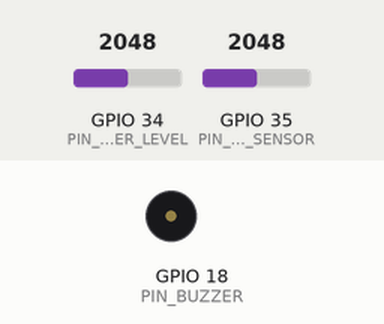
Simulated run of this sketch. Board: ESP32. On the bench: buzzer (waves = sounding, pin HIGH). Inputs (shaded band) come from the test bench; at power-on: GPIO 34 (PIN_WATER_LEVEL) = 2048, GPIO 35 (PIN_RAIN_SENSOR) = 2048. WiFi joins after 1.5 s; servers stay silent unless stated; web services answer with replies made up by the test bench; what the sketch prints to the serial monitor is not drawn.

Above: at 3.0 s.
3.1 s: GPIO 34 (PIN_WATER_LEVEL) set to 1671
At 5.0 s:
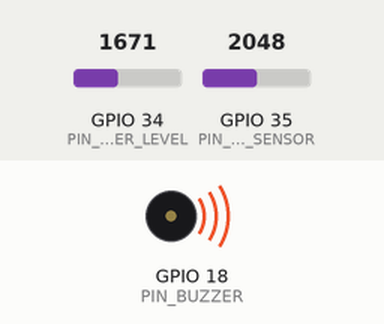
5.3 s: GPIO 35 (PIN_RAIN_SENSOR) set to 1671
9.3 s: GPIO 34 (PIN_WATER_LEVEL) set to 1751
13.3 s: GPIO 35 (PIN_RAIN_SENSOR) set to 1751
Timing chart, 0 to 16.3 s (numbered marks = the images above; inputs shaded):
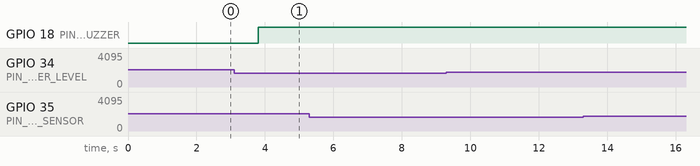

The sketch:

watersensor.ino
```cpp
/*
 * ==============================================================
 * PROJECT: FLOOD EARLY WARNING SYSTEM (FINAL FIXED)
 * ==============================================================
 */

#define BLYNK_TEMPLATE_ID "ID_TEMPLATE_BLYNK"
#define BLYNK_TEMPLATE_NAME "NAMA TEMPLATE BLYNK"
#define BLYNK_AUTH_TOKEN "AUTH TOKEN TEMPLATE BLYNK"
#define BLYNK_PRINT Serial

#include <WiFi.h>
#include <WiFiClientSecure.h>
#include <HTTPClient.h>
#include <BlynkSimpleEsp32.h>

// --------------------------------------------------------------
// KONFIGURASI
// --------------------------------------------------------------
String botToken = "BOT_TOKEN_TELEGRAM";
String chatID   = "ID_CHANNEL_TELEGRAM";

char ssid[] = "Nama Wifi";
char pass[] = "Password Wifi";

#define PIN_WATER_LEVEL 34
#define PIN_RAIN_SENSOR 35
#define PIN_BUZZER      18

#define V_PIN_WATER_PCT   V1
#define V_PIN_RAIN_RAW    V2
#define V_PIN_FLOOD_STAT  V5
#define V_PIN_RAIN_STAT   V6
#define V_PIN_SECURE_DATA V10

const int SENSOR_MAX_VALUE = 1711;
const int THRESHOLD_BAHAYA = 70;
const int THRESHOLD_SIAGA  = 30;

const int RAIN_MILD    = 2500;
const int RAIN_HEAVY   = 1500;

int extremeDurationCounter = 0;
const int EXTREME_LIMIT = 10;

int rainValidationCounter = 0;
const int VALIDATION_LIMIT = 2;

BlynkTimer timer;

bool isBahaya = false;
bool isExtreme = false;
bool isHeavyRain = false;
bool isMildRain = false;

// --------------------------------------------------------------
// FUNGSI URL ENCODE
// --------------------------------------------------------------
String urlEncode(String value) {
  String encodedString = "";
  char c;
  char code0;
  char code1;
  for (int i = 0; i < value.length(); i++) {
    c = value.charAt(i);
    if (isalnum(c)) {
      encodedString += c;
    } else {
      code1 = (c & 0xf) + '0';
      if ((c & 0xf) > 9) {
        code1 = (c & 0xf) - 10 + 'A';
      }
      c = (c >> 4) & 0xf;
      code0 = c + '0';
      if (c > 9) {
        code0 = c - 10 + 'A';
      }
      code0 = code0;
      encodedString += '%';
      encodedString += code0;
      encodedString += code1;
    }
  }
  return encodedString;
}

// --------------------------------------------------------------
// FUNGSI PENGIRIM TELEGRAM
// --------------------------------------------------------------
void sendTelegram(String message) {
  HTTPClient http;
  WiFiClientSecure client;
  client.setInsecure();

  String encodedMsg = urlEncode(message);

  String url = "https://api.telegram.org/bot" + botToken + "/sendMessage?chat_id=" + chatID + "&text=" + encodedMsg + "&parse_mode=Markdown";

  http.begin(client, url);
  int httpCode = http.GET();

  if (httpCode > 0) {
    Serial.println("✅ Telegram Terkirim.");
  } else {
    Serial.print("❌ Gagal Telegram. Error Code: ");
    Serial.println(httpCode);
  }
  http.end();
}

// --------------------------------------------------------------
// FUNGSI ENKRIPSI
// --------------------------------------------------------------
String encryptData(String input, int shift) {
  String output = "";
  for (int i = 0; i < input.length(); i++) {
    output += char(input[i] + shift);
  }
  return output;
}

// --------------------------------------------------------------
// LOGIKA UTAMA
// --------------------------------------------------------------
void sendSensorData() {
  int waterRaw = analogRead(PIN_WATER_LEVEL);
  int rainRaw = analogRead(PIN_RAIN_SENSOR);

  int waterPercent = map(waterRaw, 0, SENSOR_MAX_VALUE, 0, 100);
  waterPercent = constrain(waterPercent, 0, 100);

  // --- ANALISIS HUJAN ---
  bool isRaining = (rainRaw < RAIN_MILD);
  bool isPouring = (rainRaw < RAIN_HEAVY);

  if (isRaining) {
    rainValidationCounter++;
  } else {
    rainValidationCounter = 0;
    extremeDurationCounter = 0;
    isExtreme = false;
  }

  bool isValidRain = (rainValidationCounter >= VALIDATION_LIMIT);

  if (isValidRain && isPouring) {
    extremeDurationCounter++;
  } else {
    if (!isPouring) extremeDurationCounter = 0;
  }

  bool isExtremeCondition = (extremeDurationCounter >= EXTREME_LIMIT);

  // --- STATUS & NOTIFIKASI ---
  String txtStatus = "AMAN";
  String txtHujan  = "CERAH";

  // PRIORITAS 1: BANJIR
  if (waterPercent >= THRESHOLD_BAHAYA) {
    digitalWrite(PIN_BUZZER, HIGH);
    txtStatus = "BAHAYA (BANJIR)!";
    txtHujan  = isValidRain ? "HUJAN" : "CERAH";

    if (!isBahaya) {
      String msg = "🔴 **PERINGATAN DARURAT (EMERGENCY)** 🔴\n";
      msg += "\n----------------------------------------\n";
      msg += "⚠️ **Awas Potensi Banjir Tinggi!**\n";
      msg += "🌊 Ketinggian Air: *" + String(waterPercent) + "% (BAHAYA)*\n";
      msg += "🌧️ Kondisi Cuaca: " + String(isValidRain ? "Hujan Turun" : "Tidak Hujan") + "\n";
      msg += "----------------------------------------\n";
      msg += "❗ **INSTRUKSI:**\n";
      msg += "Segera lakukan evakuasi ke tempat tinggi. Amankan dokumen penting dan matikan aliran listrik rumah.";

      sendTelegram(msg);
      Blynk.logEvent("peringatan_banjir", "DARURAT! Segera Evakuasi!");

      isBahaya = true;
      isExtreme = false; isHeavyRain = false; isMildRain = false;
    }
  }

  // PRIORITAS 2: CUACA EKSTREM
  else if (isExtremeCondition) {
    txtStatus = "SIAGA (CUACA EKSTREM)";
    txtHujan  = "BADAI / EKSTREM";

    if (!isExtreme) {
      String msg = "🟠 **PERINGATAN CUACA EKSTREM** 🟠\n";
      msg += "\n----------------------------------------\n";
      msg += "⛈️ **Hujan Intensitas Tinggi Terdeteksi**\n";
      msg += "⏱️ Durasi: Terus-menerus (Sangat Lama)\n";
      msg += "🌊 Status Air: " + String(waterPercent) + "% (Stabil)\n";
      msg += "----------------------------------------\n";
      msg += "❗ **POTENSI BAHAYA:**\n";
      msg += "Tanah jenuh air. Risiko tinggi banjir bandang mendadak. Harap warga di bantaran sungai bersiap Siaga 1.";

      sendTelegram(msg);
      Blynk.logEvent("info_hujan", "Cuaca Ekstrem! Waspada Banjir Bandang.");

      isExtreme = true;
      isHeavyRain = false; isMildRain = false;
    }
  }

  // PRIORITAS 3: HUJAN DERAS
  else if (isValidRain && isPouring) {
    txtStatus = "WASPADA (HUJAN DERAS)";
    txtHujan  = "DERAS";

    if (!isHeavyRain && !isExtreme) {
       String msg = "🟡 **INFO PERINGATAN DINI** 🟡\n";
       msg += "\n🌧️ Hujan Deras Mulai Turun\n";
       msg += "Intensitas hujan meningkat drastis dalam waktu singkat. Jarak pandang terbatas. Waspada genangan air di jalan raya.";

       sendTelegram(msg);
       isHeavyRain = true;
       isMildRain = false;
    }
  }

  // PRIORITAS 4: HUJAN BIASA
  else if (isValidRain) {
    digitalWrite(PIN_BUZZER, LOW);
    txtStatus = "WASPADA (GERIMIS)";
    txtHujan  = "RINGAN";

    if (!isMildRain && !isHeavyRain && !isExtreme) {
       String msg = "⚪ **INFO CUACA TERKINI** ⚪\n";
       msg += "\n🌦️ Hujan Ringan/Gerimis\n";
       msg += "Terpantau hujan intensitas ringan. Siapkan payung/jas hujan jika beraktivitas luar ruangan.";

       sendTelegram(msg);
       isMildRain = true;
    }
  }

  // AMAN
  else {
    digitalWrite(PIN_BUZZER, LOW);
    if (waterPercent >= THRESHOLD_SIAGA) txtStatus = "SIAGA (AIR NAIK)";
    else txtStatus = "AMAN";
    isBahaya = false; isExtreme = false; isHeavyRain = false; isMildRain = false;
  }

  // --- DEBUG & ENKRIPSI ---
  String dataAsli = "W:" + String(waterPercent) + "|R:" + String(rainRaw) + "|St:" + txtStatus;
  String dataTerenkripsi = encryptData(dataAsli, 5);

  Serial.println("\n--- [MONITOR CUACA & BAHAYA] ---");
  Serial.print("Rain Raw       : "); Serial.println(rainRaw);
  Serial.print("Durasi Ekstrem : "); Serial.print(extremeDurationCounter); Serial.println(" / 10");
  Serial.print("Status Sistem  : "); Serial.println(txtStatus);
  Serial.println("[ENKRIPSI DATA TELEMETRI]");
  Serial.println(dataTerenkripsi);
  Serial.println("--------------------------------");

  Blynk.virtualWrite(V_PIN_WATER_PCT, waterPercent);
  Blynk.virtualWrite(V_PIN_FLOOD_STAT, txtStatus);
  Blynk.virtualWrite(V_PIN_RAIN_STAT, txtHujan);
  Blynk.virtualWrite(V_PIN_RAIN_RAW, rainRaw);
  Blynk.virtualWrite(V_PIN_SECURE_DATA, dataTerenkripsi);
}

void setup() {
  Serial.begin(115200);
  pinMode(PIN_WATER_LEVEL, INPUT);
  pinMode(PIN_RAIN_SENSOR, INPUT);
  pinMode(PIN_BUZZER, OUTPUT);
  digitalWrite(PIN_BUZZER, LOW);
  Blynk.begin(BLYNK_AUTH_TOKEN, ssid, pass);
  timer.setInterval(2000L, sendSensorData);
}

void loop() {
  Blynk.run();
  timer.run();
}
```

Measured:
- after the input at 5.3 s, every drawn part: stays the same
- after the input at 9.3 s, every drawn part: stays the same
- after the input at 13.3 s, every drawn part: stays the same
